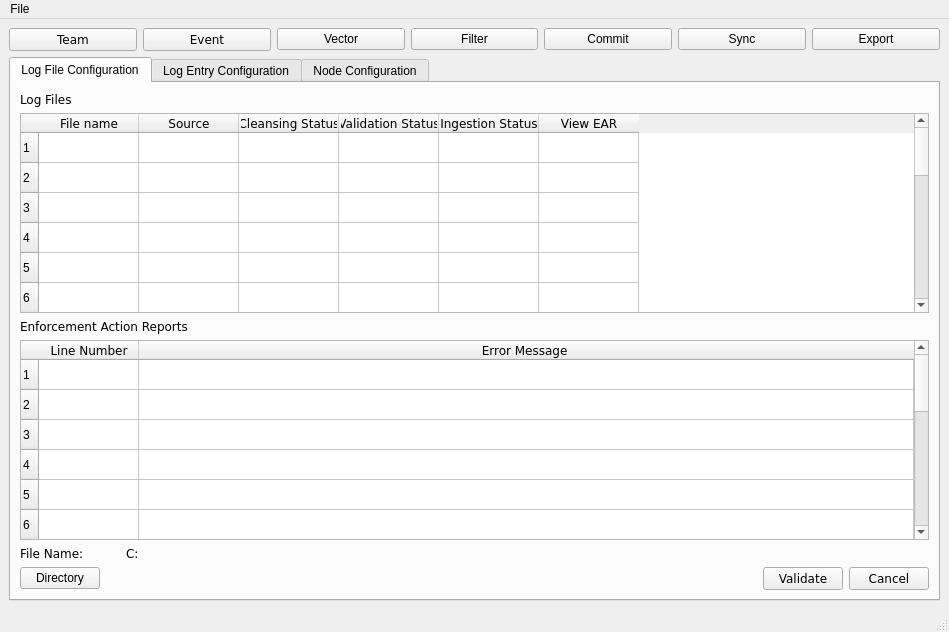
<?xml version="1.0" encoding="UTF-8"?>
<ui version="4.0">
 <class>mainWindow</class>
 <widget class="QMainWindow" name="mainWindow">
  <property name="geometry">
   <rect>
    <x>0</x>
    <y>0</y>
    <width>949</width>
    <height>632</height>
   </rect>
  </property>
  <property name="windowTitle">
   <string>MainWindow</string>
  </property>
  <widget class="QWidget" name="mainWidget">
   <layout class="QVBoxLayout" name="verticalLayout_3">
    <item>
     <layout class="QHBoxLayout" name="topHL">
      <item>
       <widget class="QPushButton" name="teamButton">
        <property name="font">
         <font>
          <family>Verdana</family>
          <pointsize>9</pointsize>
         </font>
        </property>
        <property name="text">
         <string>Team</string>
        </property>
       </widget>
      </item>
      <item>
       <widget class="QPushButton" name="eventButton">
        <property name="font">
         <font>
          <family>Verdana</family>
          <pointsize>9</pointsize>
         </font>
        </property>
        <property name="text">
         <string>Event</string>
        </property>
       </widget>
      </item>
      <item>
       <widget class="QPushButton" name="vectorButton">
        <property name="text">
         <string>Vector</string>
        </property>
       </widget>
      </item>
      <item>
       <widget class="QPushButton" name="filterButton">
        <property name="text">
         <string>Filter</string>
        </property>
        <property name="icon">
         <iconset>
          <normaloff>icons/filter.png</normaloff>icons/filter.png</iconset>
        </property>
       </widget>
      </item>
      <item>
       <widget class="QPushButton" name="commitButton">
        <property name="text">
         <string>Commit</string>
        </property>
       </widget>
      </item>
      <item>
       <widget class="QPushButton" name="syncButton">
        <property name="text">
         <string>Sync</string>
        </property>
        <property name="icon">
         <iconset>
          <normaloff>icons/connect.png</normaloff>icons/connect.png</iconset>
        </property>
       </widget>
      </item>
      <item>
       <widget class="QPushButton" name="exportButton">
        <property name="text">
         <string>Export</string>
        </property>
       </widget>
      </item>
     </layout>
    </item>
    <item>
     <widget class="QTabWidget" name="tabWidget">
      <property name="currentIndex">
       <number>0</number>
      </property>
      <widget class="QWidget" name="logFileTab">
       <attribute name="title">
        <string>Log File Configuration</string>
       </attribute>
       <layout class="QVBoxLayout" name="verticalLayout" stretch="1,1,0,0">
        <item>
         <layout class="QVBoxLayout" name="topVL">
          <item>
           <widget class="QLabel" name="logFileTableLabel">
            <property name="sizePolicy">
             <sizepolicy hsizetype="Preferred" vsizetype="Fixed">
              <horstretch>0</horstretch>
              <verstretch>0</verstretch>
             </sizepolicy>
            </property>
            <property name="minimumSize">
             <size>
              <width>0</width>
              <height>0</height>
             </size>
            </property>
            <property name="font">
             <font>
              <family>Verdana</family>
             </font>
            </property>
            <property name="text">
             <string>Log Files</string>
            </property>
           </widget>
          </item>
          <item>
           <widget class="QTableWidget" name="logFileTable">
            <property name="sizePolicy">
             <sizepolicy hsizetype="Preferred" vsizetype="Preferred">
              <horstretch>0</horstretch>
              <verstretch>0</verstretch>
             </sizepolicy>
            </property>
            <property name="minimumSize">
             <size>
              <width>801</width>
              <height>0</height>
             </size>
            </property>
            <property name="sizeAdjustPolicy">
             <enum>QAbstractScrollArea::AdjustIgnored</enum>
            </property>
            <property name="sortingEnabled">
             <bool>true</bool>
            </property>
            <attribute name="verticalHeaderShowSortIndicator" stdset="0">
             <bool>true</bool>
            </attribute>
            <row>
             <property name="text">
              <string>1</string>
             </property>
            </row>
            <row>
             <property name="text">
              <string>2</string>
             </property>
            </row>
            <row>
             <property name="text">
              <string>3</string>
             </property>
            </row>
            <row>
             <property name="text">
              <string>4</string>
             </property>
            </row>
            <row>
             <property name="text">
              <string>5</string>
             </property>
            </row>
            <row>
             <property name="text">
              <string>6</string>
             </property>
            </row>
            <row>
             <property name="text">
              <string>7</string>
             </property>
            </row>
            <row>
             <property name="text">
              <string>8</string>
             </property>
            </row>
            <row>
             <property name="text">
              <string>9</string>
             </property>
            </row>
            <row>
             <property name="text">
              <string>10</string>
             </property>
            </row>
            <row>
             <property name="text">
              <string>11</string>
             </property>
            </row>
            <row>
             <property name="text">
              <string>12</string>
             </property>
            </row>
            <row>
             <property name="text">
              <string>13</string>
             </property>
            </row>
            <row>
             <property name="text">
              <string>14</string>
             </property>
            </row>
            <row>
             <property name="text">
              <string>15</string>
             </property>
            </row>
            <row>
             <property name="text">
              <string>16</string>
             </property>
            </row>
            <row>
             <property name="text">
              <string>17</string>
             </property>
            </row>
            <row>
             <property name="text">
              <string>18</string>
             </property>
            </row>
            <column>
             <property name="text">
              <string>File name</string>
             </property>
             <property name="font">
              <font>
               <family>Verdana</family>
              </font>
             </property>
            </column>
            <column>
             <property name="text">
              <string>Source</string>
             </property>
             <property name="font">
              <font>
               <family>Verdana</family>
              </font>
             </property>
            </column>
            <column>
             <property name="text">
              <string>Cleansing Status</string>
             </property>
             <property name="font">
              <font>
               <family>Verdana</family>
              </font>
             </property>
            </column>
            <column>
             <property name="text">
              <string>Validation Status</string>
             </property>
             <property name="font">
              <font>
               <family>Verdana</family>
              </font>
             </property>
            </column>
            <column>
             <property name="text">
              <string>Ingestion Status</string>
             </property>
             <property name="font">
              <font>
               <family>Verdana</family>
              </font>
             </property>
            </column>
            <column>
             <property name="text">
              <string>View EAR</string>
             </property>
             <property name="font">
              <font>
               <family>Verdana</family>
              </font>
             </property>
            </column>
            <item row="0" column="5">
             <property name="text">
              <string/>
             </property>
             <property name="flags">
              <set>ItemIsSelectable|ItemIsDragEnabled|ItemIsDropEnabled|ItemIsUserCheckable|ItemIsEnabled</set>
             </property>
            </item>
           </widget>
          </item>
         </layout>
        </item>
        <item>
         <layout class="QVBoxLayout" name="middleVL">
          <item>
           <widget class="QLabel" name="earTableLabel">
            <property name="sizePolicy">
             <sizepolicy hsizetype="Preferred" vsizetype="Fixed">
              <horstretch>0</horstretch>
              <verstretch>0</verstretch>
             </sizepolicy>
            </property>
            <property name="font">
             <font>
              <family>Verdana</family>
             </font>
            </property>
            <property name="text">
             <string>Enforcement Action Reports</string>
            </property>
           </widget>
          </item>
          <item>
           <widget class="QTableWidget" name="earTable">
            <property name="sizePolicy">
             <sizepolicy hsizetype="Preferred" vsizetype="Preferred">
              <horstretch>0</horstretch>
              <verstretch>0</verstretch>
             </sizepolicy>
            </property>
            <property name="minimumSize">
             <size>
              <width>0</width>
              <height>0</height>
             </size>
            </property>
            <property name="maximumSize">
             <size>
              <width>16777215</width>
              <height>16777215</height>
             </size>
            </property>
            <property name="contextMenuPolicy">
             <enum>Qt::CustomContextMenu</enum>
            </property>
            <property name="sizeAdjustPolicy">
             <enum>QAbstractScrollArea::AdjustToContents</enum>
            </property>
            <property name="sortingEnabled">
             <bool>true</bool>
            </property>
            <property name="rowCount">
             <number>15</number>
            </property>
            <attribute name="horizontalHeaderStretchLastSection">
             <bool>true</bool>
            </attribute>
            <attribute name="verticalHeaderShowSortIndicator" stdset="0">
             <bool>true</bool>
            </attribute>
            <row/>
            <row/>
            <row/>
            <row/>
            <row/>
            <row/>
            <row/>
            <row/>
            <row/>
            <row/>
            <row/>
            <row/>
            <row/>
            <row/>
            <row/>
            <column>
             <property name="text">
              <string>Line Number</string>
             </property>
             <property name="font">
              <font>
               <family>Verdana</family>
              </font>
             </property>
            </column>
            <column>
             <property name="text">
              <string>Error Message </string>
             </property>
             <property name="font">
              <font>
               <family>Verdana</family>
              </font>
             </property>
            </column>
           </widget>
          </item>
         </layout>
        </item>
        <item>
         <layout class="QHBoxLayout" name="middleHL">
          <item>
           <widget class="QLabel" name="chosenFileLabel">
            <property name="minimumSize">
             <size>
              <width>100</width>
              <height>0</height>
             </size>
            </property>
            <property name="maximumSize">
             <size>
              <width>100</width>
              <height>16777215</height>
             </size>
            </property>
            <property name="font">
             <font>
              <family>Verdana</family>
             </font>
            </property>
            <property name="text">
             <string>File Name:</string>
            </property>
           </widget>
          </item>
          <item>
           <widget class="QLabel" name="chosenFilePathLabel">
            <property name="minimumSize">
             <size>
              <width>0</width>
              <height>0</height>
             </size>
            </property>
            <property name="font">
             <font>
              <family>Verdana</family>
             </font>
            </property>
            <property name="text">
             <string>C:&lt;pathtofile&gt;</string>
            </property>
           </widget>
          </item>
         </layout>
        </item>
        <item>
         <layout class="QHBoxLayout" name="bottomHL">
          <item>
           <widget class="QPushButton" name="directoryButton">
            <property name="text">
             <string>Directory</string>
            </property>
           </widget>
          </item>
          <item>
           <spacer name="horizontalSpacer">
            <property name="orientation">
             <enum>Qt::Horizontal</enum>
            </property>
            <property name="sizeHint" stdset="0">
             <size>
              <width>40</width>
              <height>20</height>
             </size>
            </property>
           </spacer>
          </item>
          <item>
           <widget class="QPushButton" name="validateButton">
            <property name="sizePolicy">
             <sizepolicy hsizetype="Fixed" vsizetype="Fixed">
              <horstretch>0</horstretch>
              <verstretch>0</verstretch>
             </sizepolicy>
            </property>
            <property name="font">
             <font>
              <family>Verdana</family>
             </font>
            </property>
            <property name="text">
             <string>Validate</string>
            </property>
           </widget>
          </item>
          <item>
           <widget class="QPushButton" name="cancelButton">
            <property name="sizePolicy">
             <sizepolicy hsizetype="Fixed" vsizetype="Fixed">
              <horstretch>0</horstretch>
              <verstretch>0</verstretch>
             </sizepolicy>
            </property>
            <property name="font">
             <font>
              <family>Verdana</family>
             </font>
            </property>
            <property name="text">
             <string>Cancel</string>
            </property>
           </widget>
          </item>
         </layout>
        </item>
       </layout>
      </widget>
      <widget class="QWidget" name="ogEntryTab">
       <attribute name="title">
        <string>Log Entry Configuration</string>
       </attribute>
       <layout class="QGridLayout" name="gridLayout">
        <item row="0" column="0">
         <widget class="QTableWidget" name="logEntryTableWidget">
          <property name="minimumSize">
           <size>
            <width>680</width>
            <height>0</height>
           </size>
          </property>
          <property name="font">
           <font>
            <family>Verdana</family>
           </font>
          </property>
          <attribute name="horizontalHeaderVisible">
           <bool>false</bool>
          </attribute>
          <attribute name="horizontalHeaderCascadingSectionResizes">
           <bool>false</bool>
          </attribute>
          <attribute name="horizontalHeaderDefaultSectionSize">
           <number>120</number>
          </attribute>
          <attribute name="horizontalHeaderMinimumSectionSize">
           <number>60</number>
          </attribute>
          <attribute name="horizontalHeaderShowSortIndicator" stdset="0">
           <bool>true</bool>
          </attribute>
          <attribute name="horizontalHeaderStretchLastSection">
           <bool>true</bool>
          </attribute>
          <attribute name="verticalHeaderCascadingSectionResizes">
           <bool>false</bool>
          </attribute>
          <attribute name="verticalHeaderStretchLastSection">
           <bool>false</bool>
          </attribute>
          <row>
           <property name="text">
            <string>1</string>
           </property>
          </row>
          <row>
           <property name="text">
            <string>2</string>
           </property>
          </row>
          <row>
           <property name="text">
            <string>3</string>
           </property>
          </row>
          <row>
           <property name="text">
            <string>4</string>
           </property>
          </row>
          <row>
           <property name="text">
            <string>5</string>
           </property>
          </row>
          <row>
           <property name="text">
            <string>6</string>
           </property>
          </row>
          <row>
           <property name="text">
            <string>7</string>
           </property>
          </row>
          <row>
           <property name="text">
            <string>8</string>
           </property>
          </row>
          <row>
           <property name="text">
            <string>9</string>
           </property>
          </row>
          <row>
           <property name="text">
            <string>10</string>
           </property>
          </row>
          <row>
           <property name="text">
            <string>11</string>
           </property>
          </row>
          <row>
           <property name="text">
            <string>12</string>
           </property>
          </row>
          <row>
           <property name="text">
            <string>13</string>
           </property>
          </row>
          <row>
           <property name="text">
            <string>14</string>
           </property>
          </row>
          <row>
           <property name="text">
            <string>15</string>
           </property>
          </row>
          <row>
           <property name="text">
            <string>16</string>
           </property>
          </row>
          <row>
           <property name="text">
            <string>17</string>
           </property>
          </row>
          <row>
           <property name="text">
            <string>18</string>
           </property>
          </row>
          <row>
           <property name="text">
            <string>20</string>
           </property>
          </row>
          <column>
           <property name="text">
            <string>Include</string>
           </property>
           <property name="font">
            <font>
             <family>Verdana</family>
             <pointsize>9</pointsize>
            </font>
           </property>
           <property name="textAlignment">
            <set>AlignCenter</set>
           </property>
          </column>
          <column>
           <property name="text">
            <string>List Number</string>
           </property>
           <property name="font">
            <font>
             <family>Verdana</family>
             <pointsize>9</pointsize>
            </font>
           </property>
           <property name="textAlignment">
            <set>AlignCenter</set>
           </property>
          </column>
          <column>
           <property name="text">
            <string>Log Entry Timestamp</string>
           </property>
           <property name="font">
            <font>
             <family>Verdana</family>
             <pointsize>9</pointsize>
            </font>
           </property>
           <property name="textAlignment">
            <set>AlignCenter</set>
           </property>
          </column>
          <column>
           <property name="text">
            <string>Log Entry Event</string>
           </property>
           <property name="font">
            <font>
             <family>Verdana</family>
             <pointsize>9</pointsize>
            </font>
           </property>
           <property name="textAlignment">
            <set>AlignCenter</set>
           </property>
          </column>
          <column>
           <property name="text">
            <string>Vector</string>
           </property>
           <property name="font">
            <font>
             <family>Verdana</family>
             <pointsize>9</pointsize>
            </font>
           </property>
           <property name="textAlignment">
            <set>AlignCenter</set>
           </property>
          </column>
          <item row="0" column="0">
           <property name="text">
            <string/>
           </property>
           <property name="checkState">
            <enum>Unchecked</enum>
           </property>
          </item>
          <item row="0" column="4">
           <property name="text">
            <string/>
           </property>
          </item>
          <item row="1" column="0">
           <property name="text">
            <string/>
           </property>
           <property name="checkState">
            <enum>Unchecked</enum>
           </property>
          </item>
          <item row="2" column="0">
           <property name="text">
            <string/>
           </property>
           <property name="checkState">
            <enum>Unchecked</enum>
           </property>
          </item>
          <item row="3" column="0">
           <property name="text">
            <string/>
           </property>
           <property name="checkState">
            <enum>Unchecked</enum>
           </property>
          </item>
          <item row="4" column="0">
           <property name="text">
            <string/>
           </property>
           <property name="checkState">
            <enum>Unchecked</enum>
           </property>
          </item>
          <item row="5" column="0">
           <property name="text">
            <string/>
           </property>
           <property name="checkState">
            <enum>Unchecked</enum>
           </property>
          </item>
          <item row="6" column="0">
           <property name="text">
            <string/>
           </property>
           <property name="checkState">
            <enum>Unchecked</enum>
           </property>
          </item>
          <item row="7" column="0">
           <property name="text">
            <string/>
           </property>
           <property name="checkState">
            <enum>Unchecked</enum>
           </property>
          </item>
          <item row="8" column="0">
           <property name="text">
            <string/>
           </property>
           <property name="checkState">
            <enum>Unchecked</enum>
           </property>
          </item>
          <item row="9" column="0">
           <property name="text">
            <string/>
           </property>
           <property name="checkState">
            <enum>Unchecked</enum>
           </property>
          </item>
          <item row="10" column="0">
           <property name="text">
            <string/>
           </property>
           <property name="checkState">
            <enum>Unchecked</enum>
           </property>
          </item>
          <item row="11" column="0">
           <property name="text">
            <string/>
           </property>
           <property name="checkState">
            <enum>Unchecked</enum>
           </property>
          </item>
          <item row="12" column="0">
           <property name="text">
            <string/>
           </property>
           <property name="checkState">
            <enum>Unchecked</enum>
           </property>
          </item>
          <item row="13" column="0">
           <property name="text">
            <string/>
           </property>
           <property name="checkState">
            <enum>Unchecked</enum>
           </property>
          </item>
          <item row="14" column="0">
           <property name="text">
            <string/>
           </property>
           <property name="checkState">
            <enum>Unchecked</enum>
           </property>
          </item>
          <item row="15" column="0">
           <property name="text">
            <string/>
           </property>
           <property name="checkState">
            <enum>Unchecked</enum>
           </property>
          </item>
          <item row="16" column="0">
           <property name="text">
            <string/>
           </property>
           <property name="checkState">
            <enum>Unchecked</enum>
           </property>
          </item>
          <item row="17" column="0">
           <property name="text">
            <string/>
           </property>
           <property name="checkState">
            <enum>Unchecked</enum>
           </property>
          </item>
          <item row="18" column="0">
           <property name="text">
            <string/>
           </property>
           <property name="checkState">
            <enum>Unchecked</enum>
           </property>
          </item>
         </widget>
        </item>
       </layout>
      </widget>
      <widget class="QWidget" name="nodeConfigTab">
       <attribute name="title">
        <string>Node Configuration</string>
       </attribute>
       <layout class="QVBoxLayout" name="verticalLayout_2" stretch="0,1,1,0,0">
        <item>
         <layout class="QHBoxLayout" name="nodeTopHL">
          <item>
           <widget class="QLabel" name="vectorLabel">
            <property name="font">
             <font>
              <pointsize>10</pointsize>
             </font>
            </property>
            <property name="text">
             <string>Vector:</string>
            </property>
           </widget>
          </item>
          <item>
           <widget class="QComboBox" name="vectorComboBox">
            <property name="font">
             <font>
              <family>Verdana</family>
              <pointsize>10</pointsize>
             </font>
            </property>
            <item>
             <property name="text">
              <string>SQL Injection</string>
             </property>
            </item>
            <item>
             <property name="text">
              <string>Denial-of-Service</string>
             </property>
            </item>
           </widget>
          </item>
          <item>
           <widget class="QLabel" name="descriptionLabel">
            <property name="font">
             <font>
              <pointsize>10</pointsize>
              <italic>false</italic>
             </font>
            </property>
            <property name="text">
             <string>Description:</string>
            </property>
           </widget>
          </item>
          <item>
           <widget class="QLabel" name="label">
            <property name="text">
             <string>&lt;Description&gt;</string>
            </property>
           </widget>
          </item>
          <item>
           <spacer name="horizontalSpacer_3">
            <property name="orientation">
             <enum>Qt::Horizontal</enum>
            </property>
            <property name="sizeHint" stdset="0">
             <size>
              <width>40</width>
              <height>20</height>
             </size>
            </property>
           </spacer>
          </item>
         </layout>
        </item>
        <item>
         <widget class="QTableWidget" name="nodeTableWidget">
          <property name="font">
           <font>
            <pointsize>10</pointsize>
           </font>
          </property>
          <attribute name="verticalHeaderCascadingSectionResizes">
           <bool>false</bool>
          </attribute>
          <attribute name="verticalHeaderShowSortIndicator" stdset="0">
           <bool>true</bool>
          </attribute>
          <row>
           <property name="text">
            <string>Node Visibility Property</string>
           </property>
          </row>
          <row>
           <property name="text">
            <string>1</string>
           </property>
          </row>
          <row>
           <property name="text">
            <string>2</string>
           </property>
          </row>
          <row>
           <property name="text">
            <string>3</string>
           </property>
          </row>
          <column>
           <property name="text">
            <string>Select</string>
           </property>
           <property name="font">
            <font>
             <family>Verdana</family>
            </font>
           </property>
          </column>
          <column>
           <property name="text">
            <string>Node ID</string>
           </property>
           <property name="font">
            <font>
             <family>Verdana</family>
            </font>
           </property>
          </column>
          <column>
           <property name="text">
            <string>Node Name</string>
           </property>
           <property name="font">
            <font>
             <family>Verdana</family>
            </font>
           </property>
          </column>
          <column>
           <property name="text">
            <string>Node Timestamp</string>
           </property>
           <property name="font">
            <font>
             <family>Verdana</family>
            </font>
           </property>
          </column>
          <column>
           <property name="text">
            <string>Node Description</string>
           </property>
           <property name="font">
            <font>
             <family>Verdana</family>
            </font>
           </property>
          </column>
          <column>
           <property name="text">
            <string>Log Entry Reference</string>
           </property>
           <property name="font">
            <font>
             <family>Verdana</family>
            </font>
           </property>
          </column>
          <column>
           <property name="text">
            <string>Log Creator</string>
           </property>
           <property name="font">
            <font>
             <family>Verdana</family>
            </font>
           </property>
          </column>
          <column>
           <property name="text">
            <string>Event Type</string>
           </property>
           <property name="font">
            <font>
             <family>Verdana</family>
            </font>
           </property>
          </column>
          <column>
           <property name="text">
            <string>Icon Type</string>
           </property>
           <property name="font">
            <font>
             <family>Verdana</family>
            </font>
           </property>
          </column>
          <column>
           <property name="text">
            <string>Source</string>
           </property>
           <property name="font">
            <font>
             <family>Verdana</family>
            </font>
           </property>
          </column>
          <column>
           <property name="text">
            <string>Node Visibility</string>
           </property>
           <property name="font">
            <font>
             <family>Verdana</family>
            </font>
           </property>
          </column>
          <item row="0" column="0">
           <property name="text">
            <string/>
           </property>
           <property name="background">
            <brush brushstyle="NoBrush">
             <color alpha="255">
              <red>0</red>
              <green>0</green>
              <blue>0</blue>
             </color>
            </brush>
           </property>
           <property name="flags">
            <set>NoItemFlags</set>
           </property>
          </item>
          <item row="0" column="1">
           <property name="text">
            <string/>
           </property>
           <property name="checkState">
            <enum>Unchecked</enum>
           </property>
          </item>
          <item row="0" column="2">
           <property name="text">
            <string/>
           </property>
           <property name="checkState">
            <enum>Unchecked</enum>
           </property>
          </item>
          <item row="0" column="3">
           <property name="text">
            <string/>
           </property>
           <property name="checkState">
            <enum>Unchecked</enum>
           </property>
          </item>
          <item row="0" column="4">
           <property name="text">
            <string/>
           </property>
           <property name="checkState">
            <enum>Unchecked</enum>
           </property>
          </item>
          <item row="0" column="5">
           <property name="text">
            <string/>
           </property>
           <property name="checkState">
            <enum>Unchecked</enum>
           </property>
          </item>
          <item row="0" column="6">
           <property name="text">
            <string/>
           </property>
           <property name="checkState">
            <enum>Unchecked</enum>
           </property>
          </item>
          <item row="0" column="7">
           <property name="text">
            <string/>
           </property>
           <property name="checkState">
            <enum>Unchecked</enum>
           </property>
          </item>
          <item row="0" column="8">
           <property name="text">
            <string/>
           </property>
           <property name="checkState">
            <enum>Unchecked</enum>
           </property>
          </item>
          <item row="0" column="9">
           <property name="text">
            <string/>
           </property>
           <property name="checkState">
            <enum>Unchecked</enum>
           </property>
          </item>
          <item row="0" column="10">
           <property name="text">
            <string/>
           </property>
           <property name="flags">
            <set>NoItemFlags</set>
           </property>
          </item>
          <item row="1" column="0">
           <property name="text">
            <string/>
           </property>
           <property name="checkState">
            <enum>Unchecked</enum>
           </property>
          </item>
          <item row="1" column="10">
           <property name="text">
            <string/>
           </property>
           <property name="checkState">
            <enum>Checked</enum>
           </property>
          </item>
          <item row="2" column="0">
           <property name="checkState">
            <enum>Unchecked</enum>
           </property>
          </item>
          <item row="2" column="10">
           <property name="text">
            <string/>
           </property>
           <property name="checkState">
            <enum>Checked</enum>
           </property>
          </item>
          <item row="3" column="0">
           <property name="checkState">
            <enum>Unchecked</enum>
           </property>
          </item>
          <item row="3" column="10">
           <property name="text">
            <string/>
           </property>
           <property name="checkState">
            <enum>Checked</enum>
           </property>
          </item>
         </widget>
        </item>
        <item>
         <widget class="QGraphicsView" name="graphicsView"/>
        </item>
        <item>
         <layout class="QHBoxLayout" name="nodeMiddleHL">
          <item>
           <widget class="QLabel" name="timelineLabel">
            <property name="font">
             <font>
              <family>Verdana</family>
              <pointsize>10</pointsize>
             </font>
            </property>
            <property name="text">
             <string>Timeline Orientation:</string>
            </property>
           </widget>
          </item>
          <item>
           <widget class="QComboBox" name="timelineOrientationComboBox">
            <property name="font">
             <font>
              <family>Verdana</family>
              <pointsize>10</pointsize>
             </font>
            </property>
            <item>
             <property name="text">
              <string>Horizontal</string>
             </property>
            </item>
            <item>
             <property name="text">
              <string>Vertical</string>
             </property>
            </item>
           </widget>
          </item>
          <item>
           <widget class="QLabel" name="intervalUnitsLabel">
            <property name="font">
             <font>
              <family>Verdana</family>
              <pointsize>10</pointsize>
             </font>
            </property>
            <property name="text">
             <string>Interval Units:</string>
            </property>
           </widget>
          </item>
          <item>
           <widget class="QComboBox" name="intervalUnitsComboBox">
            <property name="font">
             <font>
              <family>Verdana</family>
              <pointsize>10</pointsize>
             </font>
            </property>
            <item>
             <property name="text">
              <string>Days</string>
             </property>
            </item>
            <item>
             <property name="text">
              <string>Hours</string>
             </property>
            </item>
            <item>
             <property name="text">
              <string>Minutes</string>
             </property>
            </item>
            <item>
             <property name="text">
              <string>Seconds</string>
             </property>
            </item>
           </widget>
          </item>
          <item>
           <widget class="QLabel" name="intervalLabel">
            <property name="font">
             <font>
              <family>Verdana</family>
              <pointsize>10</pointsize>
             </font>
            </property>
            <property name="text">
             <string>Interval:</string>
            </property>
           </widget>
          </item>
          <item>
           <widget class="QSpinBox" name="intervalSpinBox">
            <property name="font">
             <font>
              <family>Verdana</family>
              <pointsize>10</pointsize>
             </font>
            </property>
           </widget>
          </item>
          <item>
           <spacer name="horizontalSpacer_1">
            <property name="orientation">
             <enum>Qt::Horizontal</enum>
            </property>
            <property name="sizeHint" stdset="0">
             <size>
              <width>40</width>
              <height>20</height>
             </size>
            </property>
           </spacer>
          </item>
          <item>
           <widget class="QPushButton" name="zoomInButton">
            <property name="sizePolicy">
             <sizepolicy hsizetype="Fixed" vsizetype="Fixed">
              <horstretch>0</horstretch>
              <verstretch>0</verstretch>
             </sizepolicy>
            </property>
            <property name="font">
             <font>
              <family>Verdana</family>
              <pointsize>10</pointsize>
             </font>
            </property>
            <property name="text">
             <string>Zoom In</string>
            </property>
           </widget>
          </item>
          <item>
           <widget class="QPushButton" name="zoomOutButton">
            <property name="sizePolicy">
             <sizepolicy hsizetype="Fixed" vsizetype="Fixed">
              <horstretch>0</horstretch>
              <verstretch>0</verstretch>
             </sizepolicy>
            </property>
            <property name="font">
             <font>
              <family>Verdana</family>
              <pointsize>10</pointsize>
             </font>
            </property>
            <property name="text">
             <string>Zoom Out</string>
            </property>
           </widget>
          </item>
         </layout>
        </item>
        <item>
         <layout class="QHBoxLayout" name="nodeBottomHL">
          <item>
           <widget class="QPushButton" name="relationshipsButton">
            <property name="font">
             <font>
              <family>Verdana</family>
              <pointsize>9</pointsize>
             </font>
            </property>
            <property name="text">
             <string>Relationships</string>
            </property>
           </widget>
          </item>
          <item>
           <spacer name="horizontalSpacer_2">
            <property name="orientation">
             <enum>Qt::Horizontal</enum>
            </property>
            <property name="sizeHint" stdset="0">
             <size>
              <width>40</width>
              <height>20</height>
             </size>
            </property>
           </spacer>
          </item>
          <item>
           <widget class="QPushButton" name="iconButton">
            <property name="font">
             <font>
              <family>Verdana</family>
              <pointsize>8</pointsize>
             </font>
            </property>
            <property name="text">
             <string>Icon</string>
            </property>
           </widget>
          </item>
          <item>
           <widget class="QPushButton" name="addNodePushButton">
            <property name="sizePolicy">
             <sizepolicy hsizetype="Fixed" vsizetype="Fixed">
              <horstretch>0</horstretch>
              <verstretch>0</verstretch>
             </sizepolicy>
            </property>
            <property name="font">
             <font>
              <pointsize>8</pointsize>
             </font>
            </property>
            <property name="text">
             <string>Add node</string>
            </property>
           </widget>
          </item>
          <item>
           <widget class="QPushButton" name="editNodePushButton">
            <property name="sizePolicy">
             <sizepolicy hsizetype="Fixed" vsizetype="Fixed">
              <horstretch>0</horstretch>
              <verstretch>0</verstretch>
             </sizepolicy>
            </property>
            <property name="font">
             <font>
              <pointsize>8</pointsize>
             </font>
            </property>
            <property name="text">
             <string>Edit node</string>
            </property>
           </widget>
          </item>
          <item>
           <widget class="QPushButton" name="deleteNodePushButton">
            <property name="sizePolicy">
             <sizepolicy hsizetype="Fixed" vsizetype="Fixed">
              <horstretch>0</horstretch>
              <verstretch>0</verstretch>
             </sizepolicy>
            </property>
            <property name="font">
             <font>
              <pointsize>8</pointsize>
             </font>
            </property>
            <property name="text">
             <string>Delete node</string>
            </property>
           </widget>
          </item>
         </layout>
        </item>
       </layout>
      </widget>
     </widget>
    </item>
   </layout>
  </widget>
  <widget class="QMenuBar" name="menubar">
   <property name="geometry">
    <rect>
     <x>0</x>
     <y>0</y>
     <width>949</width>
     <height>26</height>
    </rect>
   </property>
   <widget class="QMenu" name="menuFile">
    <property name="title">
     <string>File</string>
    </property>
    <addaction name="actionExit"/>
   </widget>
   <addaction name="menuFile"/>
  </widget>
  <widget class="QStatusBar" name="statusbar"/>
  <action name="actionExit">
   <property name="text">
    <string>Exit</string>
   </property>
  </action>
 </widget>
 <resources/>
 <connections/>
</ui>
